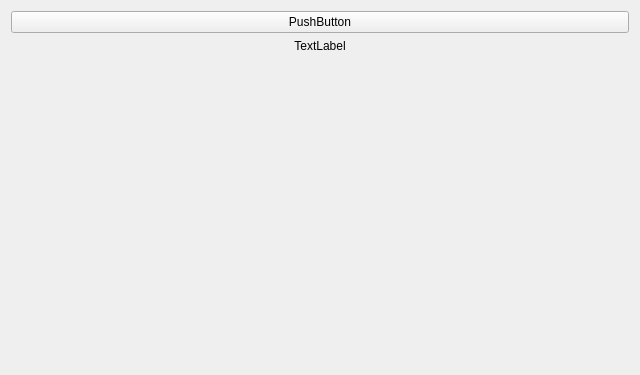
<?xml version="1.0" encoding="UTF-8"?>
<ui version="4.0">
 <class>Form</class>
 <widget class="QWidget" name="Form">
  <property name="geometry">
   <rect>
    <x>0</x>
    <y>0</y>
    <width>640</width>
    <height>375</height>
   </rect>
  </property>
  <property name="windowTitle">
   <string>Form</string>
  </property>
  <layout class="QVBoxLayout" name="verticalLayout_2">
   <item>
    <layout class="QVBoxLayout" name="verticalLayout">
     <item>
      <widget class="QPushButton" name="value">
       <property name="text">
        <string>PushButton</string>
       </property>
      </widget>
     </item>
     <item>
      <widget class="QLabel" name="label">
       <property name="text">
        <string>TextLabel</string>
       </property>
       <property name="alignment">
        <set>Qt::AlignHCenter|Qt::AlignTop</set>
       </property>
      </widget>
     </item>
    </layout>
   </item>
  </layout>
 </widget>
 <resources/>
 <connections/>
</ui>
